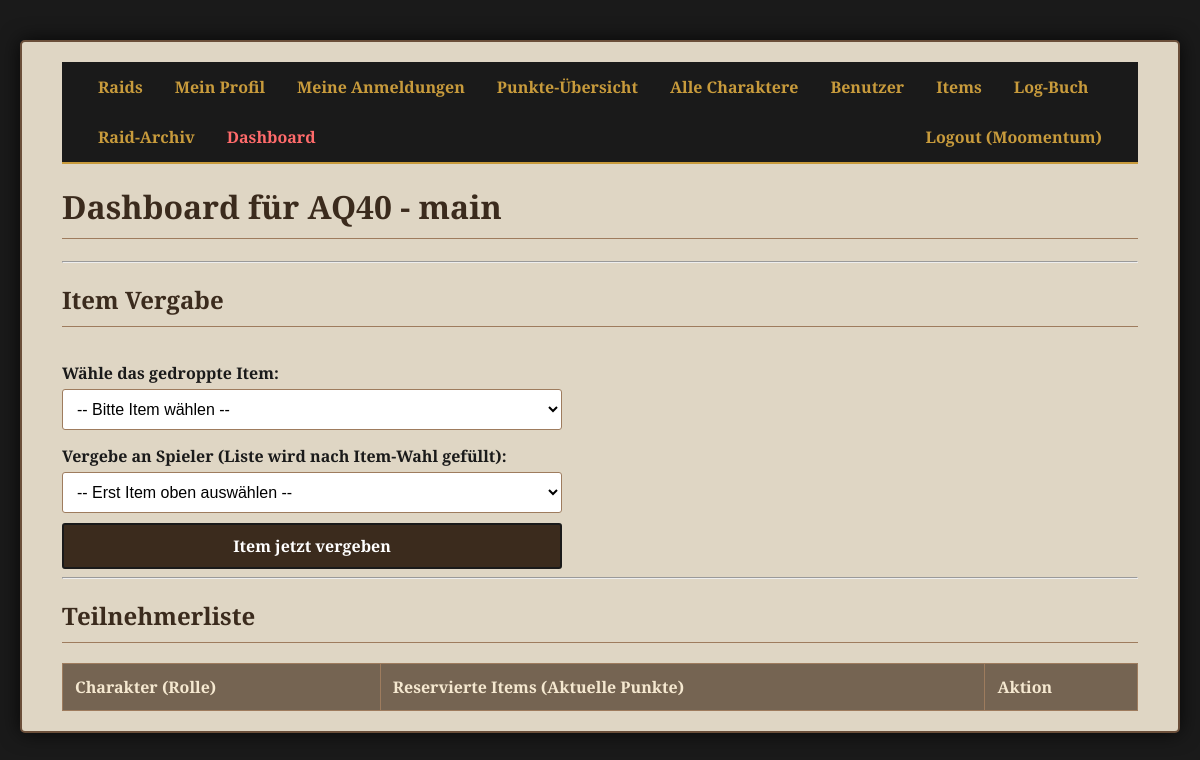
The app's page /dashboard/raid/1 (signed in) with its own data.
### tables this page shows
CREATE TABLE users (id INTEGER PRIMARY KEY AUTOINCREMENT, username TEXT NOT NULL UNIQUE, password_hash TEXT NOT NULL, role TEXT NOT NULL DEFAULT 'member');

CREATE TABLE raids (id INTEGER PRIMARY KEY AUTOINCREMENT, raid_instanz TEXT NOT NULL, raid_datum DATE NOT NULL, raid_zeit TIME NOT NULL, raid_titel TEXT, status TEXT NOT NULL DEFAULT 'Offen', punkte_vergeben INTEGER NOT NULL DEFAULT 0, erstellt_am TIMESTAMP DEFAULT CURRENT_TIMESTAMP);

### app.py (the view, shortened to what this page needs)
@app.route('/dashboard/raid/<int:raid_id>')
@login_required
@admin_required
def raid_dashboard(raid_id):
    conn = get_db_connection(); raid = conn.execute('SELECT * FROM raids WHERE id = ?', (raid_id,)).fetchone();
    bosse = conn.execute('SELECT DISTINCT boss_name FROM items WHERE raid_instanz = ? ORDER BY boss_name', (raid['raid_instanz'],)).fetchall()
    item_liste_rows = conn.execute('SELECT * FROM items WHERE raid_instanz = ? ORDER BY item_name', (raid['raid_instanz'],)).fetchall()
    item_liste = [dict(row) for row in item_liste_rows]
    anmeldungen_raw = conn.execute('SELECT a.id as anmeldung_id, c.id as spieler_id, c.charakter_name, a.rolle_angemeldet FROM anmeldungen a JOIN charaktere c ON a.spieler_id = c.id WHERE a.raid_id = ?', (raid_id,)).fetchall(); anmeldungen = []
    conn.close(); return render_template('raid_dashboard.html', raid=raid, anmeldungen=anmeldungen, item_liste=item_liste, bosse=bosse)

### app.py (called while the page is built)
@login_manager.user_loader
def load_user(user_id):
    conn = get_db_connection(); user_data = conn.execute('SELECT * FROM users WHERE id = ?', (user_id,)).fetchone(); conn.close()
    return User(id=user_data['id'], username=user_data['username'], role=user_data['role']) if user_data else None

def admin_required(f):
    @wraps(f)
    def decorated_function(*args, **kwargs):
        if not current_user.is_authenticated or current_user.role != 'admin':
            flash('Für diese Aktion sind Admin-Rechte erforderlich.', 'error'); return redirect(url_for('raid_liste'))
        return f(*args, **kwargs)
    return decorated_function

def get_db_connection():
    conn = sqlite3.connect('loot_system.db'); conn.execute("PRAGMA foreign_keys = ON"); conn.row_factory = sqlite3.Row
    return conn

### templates/raid_dashboard.html (shortened to what this page needs)
{% extends "base.html" %}
{% block content %}
    <h1>Dashboard für {{ raid['raid_instanz'] }} {% if raid.raid_titel %}- {{ raid.raid_titel }}{% endif %}</h1>
    <hr>
    <h2>Item Vergabe</h2>
    <form action="{{ url_for('item_vergeben', raid_id=raid['id']) }}" method="post">
        <label for="item_id">Wähle das gedroppte Item:</label>
        <select name="item_id" id="item_id" required><option value="">-- Bitte Item wählen --</option></select>
        <label for="spieler_id">Vergebe an Spieler (Liste wird nach Item-Wahl gefüllt):</label>
        <select name="spieler_id" id="spieler_id" required><option value="">-- Erst Item oben auswählen --</option></select>
        <button type="submit">Item jetzt vergeben</button>
    </form>
    <hr>
    <h2>Teilnehmerliste</h2>
    <table>
        <thead>
            <tr>
                <th>Charakter (Rolle)</th>
                <th>Reservierte Items (Aktuelle Punkte)</th>
                <th>Aktion</th>
            </tr>
        </thead>
    </table>
{% endblock %}

### templates/base.html (shortened to what this page needs)
<!DOCTYPE html>
<html lang="de">
<head>
    <link rel="stylesheet" href="{{ url_for('static', filename='css/style.css') }}">
</head>
<body>
    <div class="container">
        <nav class="navbar">
            <a href="{{ url_for('raid_liste') }}">Raids</a>
            {% if current_user.is_authenticated %}
                <a href="{{ url_for('profil') }}">Mein Profil</a>
                <a href="{{ url_for('meine_anmeldungen') }}">Meine Anmeldungen</a>
                <a href="{{ url_for('punkte_uebersicht') }}">Punkte-Übersicht</a>
                {% if current_user.role == 'admin' %}
                    <a href="{{ url_for('admin_charakter_liste') }}">Alle Charaktere</a>
                    <a href="{{ url_for('admin_user_liste') }}">Benutzer</a>
                    <a href="{{ url_for('item_liste') }}">Items</a>
                    <a href="{{ url_for('log_liste') }}">Log-Buch</a>
                    <a href="{{ url_for('archiv_liste') }}">Raid-Archiv</a>
                    <a href="{{ url_for('dashboard') }}" style="color: #ff6b6b;">Dashboard</a>
                {% endif %}
                <a href="{{ url_for('logout') }}" style="float: right;">Logout ({{ current_user.username }})</a>
            {% else %}
                <a href="{{ url_for('login') }}" style="float: right;">Login</a>
                <a href="{{ url_for('register') }}" style="float: right;">Registrieren</a>
            {% endif %}
        </nav>
        <div class="content">
            {% block content %}{% endblock %}
        </div>
    </div>
</body>
</html>

### static/css/style.css (style rules this page uses)
body { background-image: url('https://upload.wikimedia.org/wikipedia/commons/b/b8/Classic_Stranglethorn_Vale.jpeg'); background-color: #1a1a1a; background-size: cover; background-attachment: fixed; background-position: center; font-family: 'Cinzel', serif; color: #1a1a1a; margin: 0; padding: 20px; }
.container { max-width: 1200px; margin: 20px auto; padding: 20px 40px; background-color: rgba(245, 235, 215, 0.9); border: 2px solid #6b4f3a; border-radius: 5px; box-shadow: 0 0 20px rgba(0,0,0,0.75); }
.navbar { background-color: #1a1a1a; border-bottom: 2px solid #c89b3c; overflow: hidden; padding: 0 20px; }
.navbar a { float: left; display: block; color: #c89b3c; text-align: center; padding: 14px 16px; text-decoration: none; font-weight: 700; transition: all 0.3s ease; }
h1, h2 { color: #3b2b1d; border-bottom: 1px solid #9e7c5e; padding-bottom: 10px; font-weight: 700; }
table { border-collapse: collapse; width: 100%; margin-top: 20px; background-color: rgba(255, 255, 255, 0.2); }
th, td { border: 1px solid #9e7c5e; text-align: left; padding: 12px; }
th { background-color: rgba(91, 70, 52, 0.8); color: #f5e8d0; font-weight: 700; }
form { display: flex; flex-direction: column; max-width: 500px; margin-top: 20px; }
label { margin-top: 15px; font-weight: 700; }
input[type="text"], input[type="date"], input[type="time"], input[type="number"], select, textarea { padding: 10px; margin-top: 5px; border: 1px solid #9e7c5e; border-radius: 3px; background-color: #fff; font-family: 'Arial', sans-serif; font-size: 16px; }
.button, button { display: inline-block; background-color: #3b2b1d; color: #FFFFFF; padding: 10px 15px; margin-top: 10px; text-decoration: none; border: 2px solid #1a1a1a; border-radius: 3px; font-family: 'Cinzel', serif; font-weight: 700; font-size: 16px; cursor: pointer; text-align: center; transition: all 0.2s ease-in-out; }

### records on screen
users: username "Moomentum"
raids: raid_instanz "AQ40", raid_titel "main"
